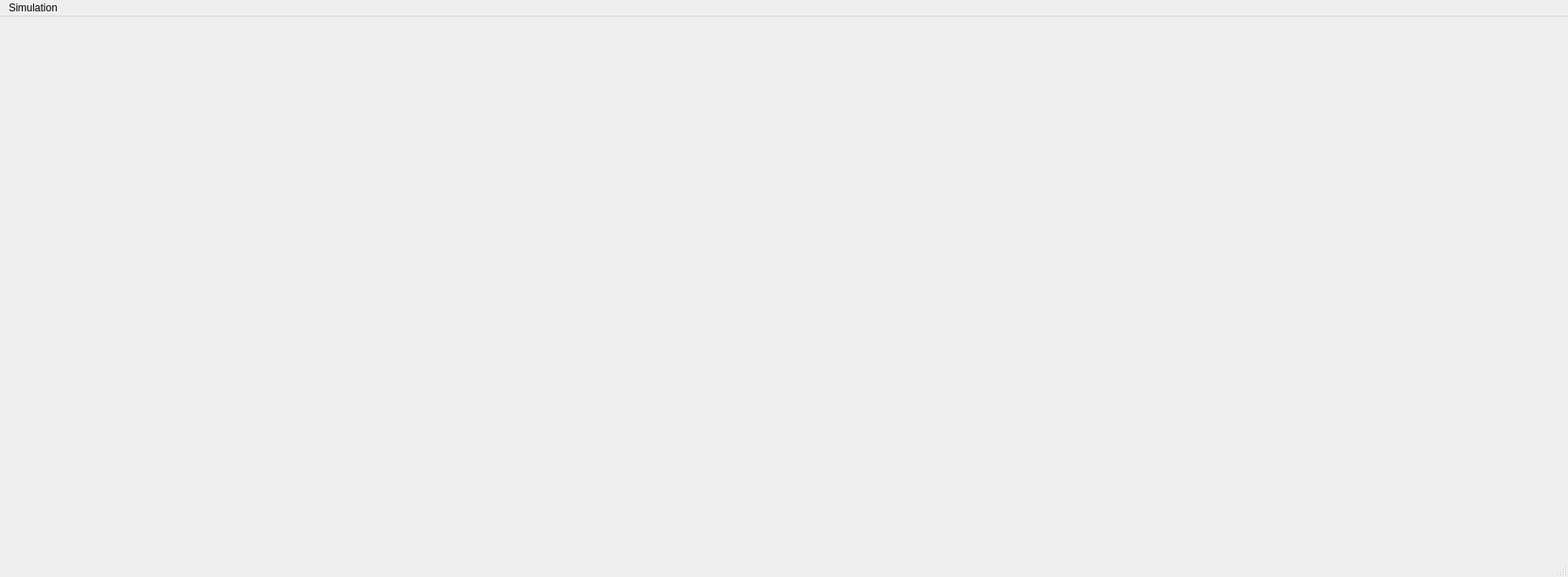
<?xml version="1.0" encoding="UTF-8"?>
<ui version="4.0">
 <class>guiDlg</class>
 <widget class="QMainWindow" name="guiDlg">
  <property name="geometry">
   <rect>
    <x>0</x>
    <y>0</y>
    <width>1800</width>
    <height>662</height>
   </rect>
  </property>
  <property name="windowTitle">
   <string>depthDSR</string>
  </property>
  <widget class="QWidget" name="centralwidget">
   <layout class="QVBoxLayout" name="verticalLayout">
    <item>
     <widget class="QSplitter" name="splitter_1">
      <property name="enabled">
       <bool>true</bool>
      </property>
      <property name="minimumSize">
       <size>
        <width>700</width>
        <height>600</height>
       </size>
      </property>
      <property name="orientation">
       <enum>Qt::Horizontal</enum>
      </property>
      <widget class="QSplitter" name="splitter_2">
       <property name="sizePolicy">
        <sizepolicy hsizetype="Minimum" vsizetype="Expanding">
         <horstretch>0</horstretch>
         <verstretch>0</verstretch>
        </sizepolicy>
       </property>
       <property name="orientation">
        <enum>Qt::Vertical</enum>
       </property>
      </widget>
     </widget>
    </item>
   </layout>
  </widget>
  <widget class="QMenuBar" name="menubar">
   <property name="geometry">
    <rect>
     <x>0</x>
     <y>0</y>
     <width>1800</width>
     <height>22</height>
    </rect>
   </property>
   <widget class="QMenu" name="menuSimulation">
    <property name="title">
     <string>Simulation</string>
    </property>
    <addaction name="actionStart_Stop"/>
   </widget>
   <addaction name="menuSimulation"/>
  </widget>
  <widget class="QStatusBar" name="statusbar"/>
  <action name="actionSave">
   <property name="text">
    <string>Save</string>
   </property>
  </action>
  <action name="actionStart_Stop">
   <property name="text">
    <string>Start/Stop</string>
   </property>
  </action>
 </widget>
 <resources/>
 <connections/>
</ui>
